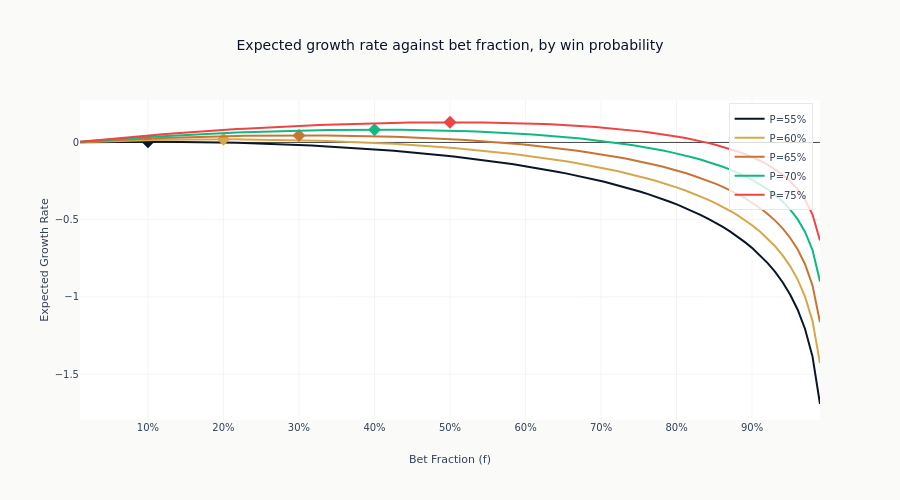

The notebook cell this image was saved under:
### Code cell
fig.update_layout(
    title="Expected growth rate against bet fraction, by win probability",
    xaxis_title="Bet Fraction (f)",
    yaxis_title="Expected Growth Rate",
    xaxis_tickformat=".0%",
    height=500,
    legend=dict(yanchor="top", y=0.99, xanchor="right", x=0.99),
)
show_plotly_with_alt(
    fig,
    "Five curves of expected growth rate against bet fraction, one per win probability, each rising to an interior peak marked with a diamond and then falling away steeply towards a bet fraction of one.",
)
